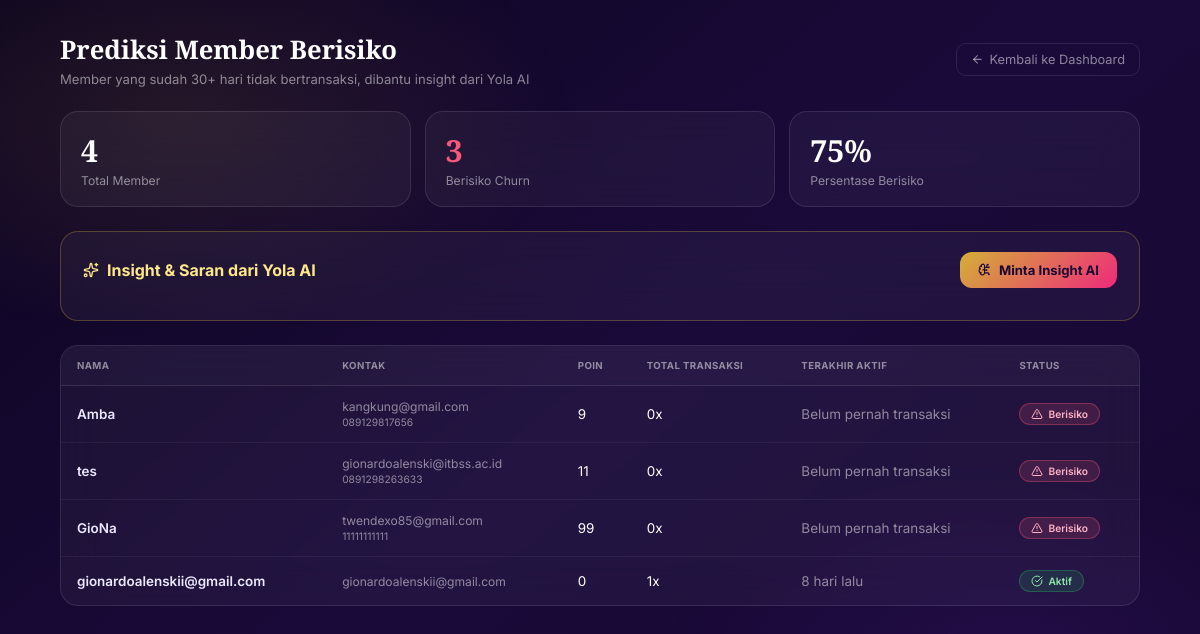
The page /prediksi_churn.php (signed in) on the database as committed earlier.
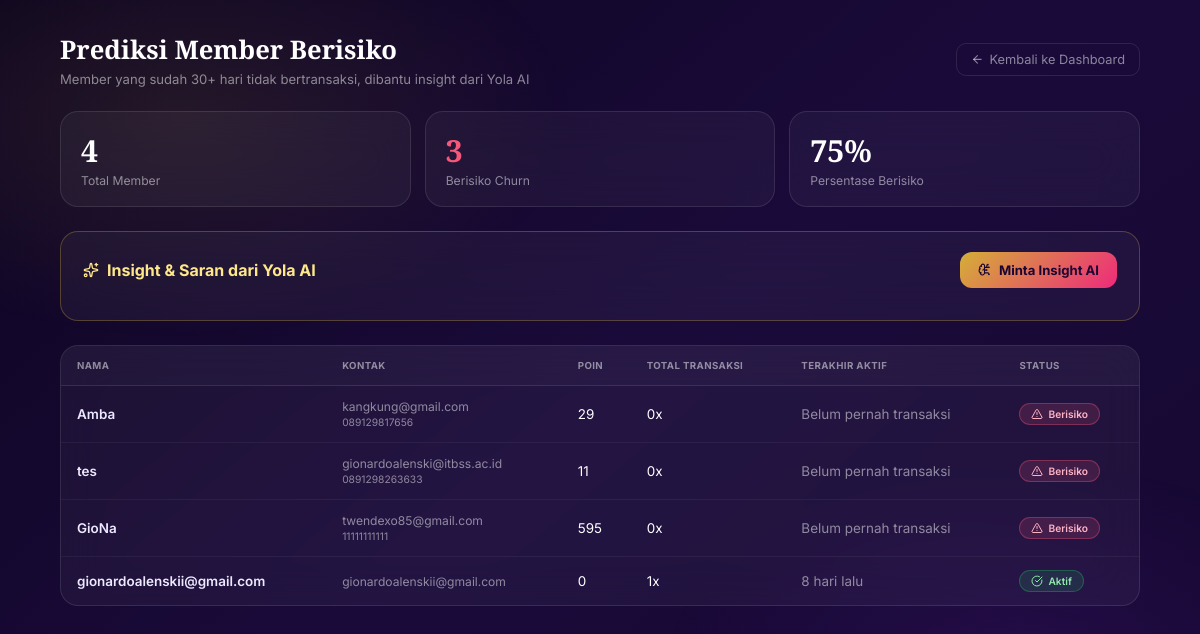
The same page on the database as committed later.
### tables this page shows
CREATE TABLE `member` (
  `id_member` int(11) NOT NULL,
  `id_user` int(11) DEFAULT NULL,
  `nama` varchar(100) NOT NULL,
  `email` varchar(100) DEFAULT NULL,
  `no_hp` varchar(20) DEFAULT NULL,
  `alamat` text DEFAULT NULL,
  `poin` int(11) DEFAULT 0,
  `streak_saat_ini` int(11) NOT NULL DEFAULT 0,
  `streak_terbaik` int(11) NOT NULL DEFAULT 0,
  `checkin_terakhir` date DEFAULT NULL,
  `created_at` timestamp NOT NULL DEFAULT current_timestamp()
);

### prediksi_churn.php (the view, shortened to what this page needs)
<?php
require_once 'config/koneksi.php';
$ambangHariBerisiko = 30;
$sql = "
    SELECT
        m.id_member, m.nama, m.email, m.no_hp, m.poin,
        GREATEST(
            COALESCE((SELECT MAX(p.tanggal) FROM pemesanan p WHERE p.id_member = m.id_member), '1970-01-01 00:00:00'),
            COALESCE((SELECT MAX(b.created_at) FROM booking b WHERE b.id_member = m.id_member), '1970-01-01 00:00:00')
        ) AS terakhir_aktif,
        (SELECT COUNT(*) FROM pemesanan p2 WHERE p2.id_member = m.id_member) AS total_pesanan,
        (SELECT COUNT(*) FROM booking b2 WHERE b2.id_member = m.id_member) AS total_booking
    FROM member m
    ORDER BY terakhir_aktif ASC
";
$res = mysqli_query($conn, $sql);
$daftarMember = [];
if ($res) {
    while ($row = mysqli_fetch_assoc($res)) {
        $terakhir = $row['terakhir_aktif'];
        $belumPernah = ($terakhir === '1970-01-01 00:00:00');
        $hariSejak = $belumPernah ? null : (int) floor((time() - strtotime($terakhir)) / 86400);
        $row['hari_sejak_aktif']       = $hariSejak;
        $row['belum_pernah_transaksi'] = $belumPernah;
        $row['berisiko']               = $belumPernah || $hariSejak >= $ambangHariBerisiko;
        $daftarMember[] = $row;
    }
}
$totalMember   = count($daftarMember);
$totalBerisiko = count(array_filter($daftarMember, fn($m) => $m['berisiko']));
?>
<!DOCTYPE html>
<html lang="id">
<head>
  <link rel="stylesheet" href="assets/css/lucide-icons.css">
</head>
<body>
<div class="page">
  <div class="page-head">
    <div>
      <h1>Prediksi Member Berisiko</h1>
      <div class="sub">Member yang sudah <?= $ambangHariBerisiko ?>+ hari tidak bertransaksi, dibantu insight dari Yola AI</div>
    </div>
    <a href="dashboard.php" class="back-link"><i data-lucide="arrow-left" class="lucide-ic"></i> Kembali ke Dashboard</a>
  </div>
  <div class="stat-grid">
    <div class="stat-card">
      <div class="num"><?= $totalMember ?></div>
      <div class="lbl">Total Member</div>
    </div>
    <div class="stat-card danger">
      <div class="num"><?= $totalBerisiko ?></div>
      <div class="lbl">Berisiko Churn</div>
    </div>
    <div class="stat-card">
      <div class="num"><?= $totalMember > 0 ? round($totalBerisiko / $totalMember * 100) : 0 ?>%</div>
      <div class="lbl">Persentase Berisiko</div>
    </div>
  </div>
  <div class="ai-panel">
    <div class="ai-panel-head">
      <h2><i data-lucide="sparkles" class="lucide-ic"></i> Insight & Saran dari Yola AI</h2>
      <button type="button" class="btn-ai" id="btnMintaInsight">
        <i data-lucide="brain-circuit" class="lucide-ic"></i> Minta Insight AI
      </button>
    </div>
  </div>
  <div class="table-wrap">
    <table>
      <thead>
        <tr>
          <th>Nama</th>
          <th>Kontak</th>
          <th>Poin</th>
          <th>Total Transaksi</th>
          <th>Terakhir Aktif</th>
          <th>Status</th>
        </tr>
      </thead>
      <tbody>
        <?php if (empty($daftarMember)): ?>
        <tr class="empty-row"><td colspan="6">Belum ada data member.</td></tr>
        <?php else: foreach ($daftarMember as $m): ?>
        <tr>
          <td class="nama-cell"><?= htmlspecialchars($m['nama']) ?></td>
          <td class="email-cell">
            <?= htmlspecialchars($m['email'] ?: '-') ?><br>
            <span style="font-size:.85em;"><?= htmlspecialchars($m['no_hp'] ?: '') ?></span>
          </td>
          <td><?= (int) $m['poin'] ?></td>
          <td><?= (int) $m['total_pesanan'] + (int) $m['total_booking'] ?>x</td>
          <td class="hari-text">
            <?php if ($m['belum_pernah_transaksi']): ?>
              Belum pernah transaksi
            <?php else: ?>
              <?= (int) $m['hari_sejak_aktif'] ?> hari lalu
            <?php endif; ?>
          </td>
          <td>
            <?php if ($m['berisiko']): ?>
              <span class="badge risk"><i data-lucide="alert-triangle" class="lucide-ic" style="width:12px;height:12px;"></i> Berisiko</span>
            <?php else: ?>
              <span class="badge safe"><i data-lucide="check-circle" class="lucide-ic" style="width:12px;height:12px;"></i> Aktif</span>
            <?php endif; ?>
          </td>
        </tr>
        <?php endforeach; endif; ?>
      </tbody>
    </table>
  </div>
</div>
</body>
</html>

Rows that differ between the two databases and show on the page:
changed member "Amba": poin "9" → "29"
changed member "GioNa": poin "99" → "595"
